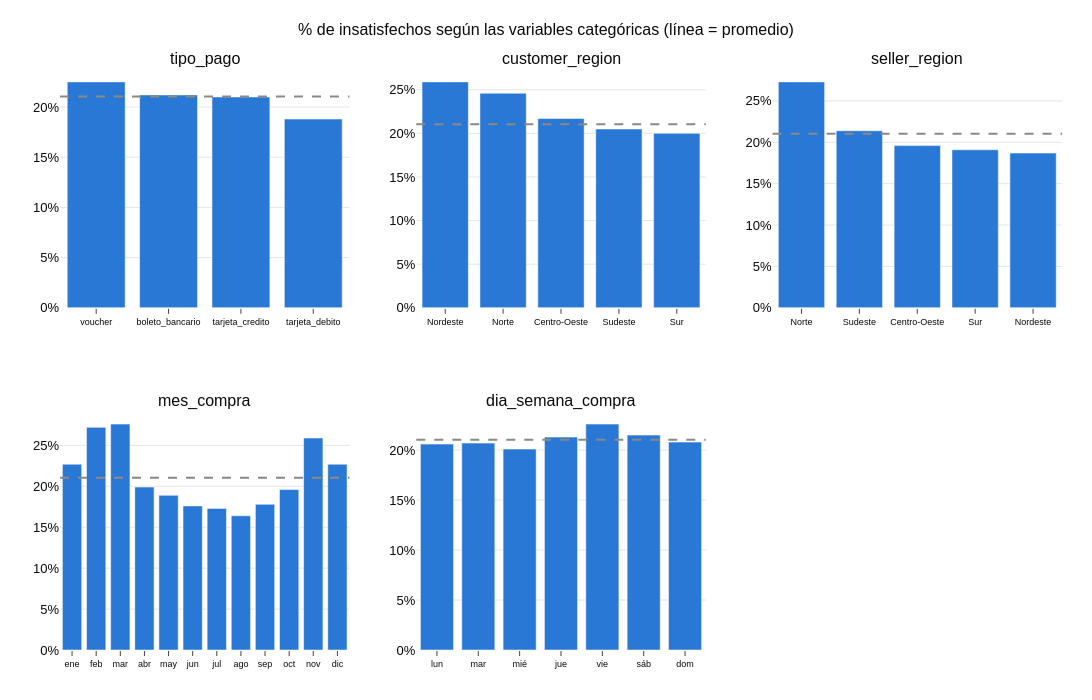

Notebook code for this chart:
### Code cell
DIAS = {0: 'lun', 1: 'mar', 2: 'mié', 3: 'jue', 4: 'vie', 5: 'sáb', 6: 'dom'}
MESES = {1: 'ene', 2: 'feb', 3: 'mar', 4: 'abr', 5: 'may', 6: 'jun',
         7: 'jul', 8: 'ago', 9: 'sep', 10: 'oct', 11: 'nov', 12: 'dic'}

# (variable, etiquetas, ¿orden calendario?)
graficos = [
    ('tipo_pago', None, False),
    ('customer_region', None, False),
    ('seller_region', None, False),
    ('mes_compra', MESES, True),
    ('dia_semana_compra', DIAS, True),
]

fig = make_subplots(rows=2, cols=3, subplot_titles=[g[0] for g in graficos], vertical_spacing=0.18)
for i, (var, etiquetas, orden_calendario) in enumerate(graficos):
    t = tasa_insatisfaccion(df, var, etiquetas)
    if not orden_calendario:
        t = t.sort_values('% insatisfechos', ascending=False)
    fig.add_trace(go.Bar(
        x=t.index.astype(str), y=t['% insatisfechos'] / 100, marker_color=AZUL,
        customdata=t['cantidad de pedidos'],
        hovertemplate='%{x}<br>%{y:.1%} insatisfechos<br>%{customdata:,} pedidos<extra></extra>',
    ), row=i // 3 + 1, col=i % 3 + 1)

fig.add_hline(y=TASA_GLOBAL, line_dash='dash', line_color=GRIS)
fig.update_yaxes(tickformat='.0%', rangemode='tozero')
fig.update_xaxes(tickfont_size=9)
fig.update_layout(height=700, width=1300, showlegend=False,
                  title='% de insatisfechos según las variables categóricas (línea = promedio)')
guardar(fig, '03_06_categoricas_vs_insatisfaccion')
fig.show()

### Figure 1 — Plotly figure (JSON) as saved in the notebook; plotly's stock layout.template omitted (floating-point values rounded to 4 significant figures)
{"data": [{"customdata": [2943, 19022, 72161, 1476], "hovertemplate": "%{x}<br>%{y:.1%} insatisfechos<br>%{customdata:,} pedidos<extra></extra>", "marker": {"color": "#2a78d6"}, "type": "bar", "x": ["voucher", "boleto_bancario", "tarjeta_credito", "tarjeta_debito"], "xaxis": "x", "y": [0.225, 0.212, 0.21, 0.188], "yaxis": "y"}, {"customdata": [8952, 1770, 5574, 65607, 13700], "hovertemplate": "%{x}<br>%{y:.1%} insatisfechos<br>%{customdata:,} pedidos<extra></extra>", "marker": {"color": "#2a78d6"}, "type": "bar", "x": ["Nordeste", "Norte", "Centro-Oeste", "Sudeste", "Sur"], "xaxis": "x2", "y": [0.259, 0.246, 0.217, 0.205, 0.2], "yaxis": "y2"}, {"customdata": [22, 79808, 1431, 12831, 1511], "hovertemplate": "%{x}<br>%{y:.1%} insatisfechos<br>%{customdata:,} pedidos<extra></extra>", "marker": {"color": "#2a78d6"}, "type": "bar", "x": ["Norte", "Sudeste", "Centro-Oeste", "Sur", "Nordeste"], "xaxis": "x3", "y": [0.273, 0.214, 0.196, 0.191, 0.187], "yaxis": "y3"}, {"customdata": [7728, 8117, 9447, 9029, 10228, 9172, 9943, 10472, 4106, 4687, 7219, 5455], "hovertemplate": "%{x}<br>%{y:.1%} insatisfechos<br>%{customdata:,} pedidos<extra></extra>", "marker": {"color": "#2a78d6"}, "type": "bar", "x": ["ene", "feb", "mar", "abr", "may", "jun", "jul", "ago", "sep", "oct", "nov", "dic"], "xaxis": "x4", "y": [0.227, 0.272, 0.276, 0.199, 0.189, 0.176, 0.173, 0.164, 0.178, 0.196, 0.259, 0.227], "yaxis": "y4"}, {"customdata": [15540, 15378, 14925, 14204, 13571, 10439, 11546], "hovertemplate": "%{x}<br>%{y:.1%} insatisfechos<br>%{customdata:,} pedidos<extra></extra>", "marker": {"color": "#2a78d6"}, "type": "bar", "x": ["lun", "mar", "mié", "jue", "vie", "sáb", "dom"], "xaxis": "x5", "y": [0.206, 0.207, 0.201, 0.213, 0.226, 0.215, 0.208], "yaxis": "y5"}], "layout": {"annotations": [{"font": {"size": 16}, "showarrow": false, "text": "tipo_pago", "x": 0.1444, "xanchor": "center", "xref": "paper", "y": 1, "yanchor": "bottom", "yref": "paper"}, {"font": {"size": 16}, "showarrow": false, "text": "customer_region", "x": 0.5, "xanchor": "center", "xref": "paper", "y": 1, "yanchor": "bottom", "yref": "paper"}, {"font": {"size": 16}, "showarrow": false, "text": "seller_region", "x": 0.8556, "xanchor": "center", "xref": "paper", "y": 1, "yanchor": "bottom", "yref": "paper"}, {"font": {"size": 16}, "showarrow": false, "text": "mes_compra", "x": 0.1444, "xanchor": "center", "xref": "paper", "y": 0.41, "yanchor": "bottom", "yref": "paper"}, {"font": {"size": 16}, "showarrow": false, "text": "dia_semana_compra", "x": 0.5, "xanchor": "center", "xref": "paper", "y": 0.41, "yanchor": "bottom", "yref": "paper"}], "height": 700, "shapes": [{"line": {"color": "#8a8984", "dash": "dash"}, "type": "line", "x0": 0, "x1": 1, "xref": "x domain", "y0": 0.2104, "y1": 0.2104, "yref": "y"}, {"line": {"color": "#8a8984", "dash": "dash"}, "type": "line", "x0": 0, "x1": 1, "xref": "x2 domain", "y0": 0.2104, "y1": 0.2104, "yref": "y2"}, {"line": {"color": "#8a8984", "dash": "dash"}, "type": "line", "x0": 0, "x1": 1, "xref": "x3 domain", "y0": 0.2104, "y1": 0.2104, "yref": "y3"}, {"line": {"color": "#8a8984", "dash": "dash"}, "type": "line", "x0": 0, "x1": 1, "xref": "x4 domain", "y0": 0.2104, "y1": 0.2104, "yref": "y4"}, {"line": {"color": "#8a8984", "dash": "dash"}, "type": "line", "x0": 0, "x1": 1, "xref": "x5 domain", "y0": 0.2104, "y1": 0.2104, "yref": "y5"}], "showlegend": false, "title": {"text": "% de insatisfechos según las variables categóricas (línea = promedio)"}, "width": 1300, "xaxis": {"anchor": "y", "domain": [0, 0.2889], "tickfont": {"size": 9}}, "xaxis2": {"anchor": "y2", "domain": [0.3556, 0.6444], "tickfont": {"size": 9}}, "xaxis3": {"anchor": "y3", "domain": [0.7111, 1], "tickfont": {"size": 9}}, "xaxis4": {"anchor": "y4", "domain": [0, 0.2889], "tickfont": {"size": 9}}, "xaxis5": {"anchor": "y5", "domain": [0.3556, 0.6444], "tickfont": {"size": 9}}, "xaxis6": {"anchor": "y6", "domain": [0.7111, 1], "tickfont": {"size": 9}}, "yaxis": {"anchor": "x", "domain": [0.59, 1], "rangemode": "tozero", "tickformat": ".0%"}, "yaxis2": {"anchor": "x2", "domain": [0.59, 1], "rangemode": "tozero", "tickformat": ".0%"}, "yaxis3": {"anchor": "x3", "domain": [0.59, 1], "rangemode": "tozero", "tickformat": ".0%"}, "yaxis4": {"anchor": "x4", "domain": [0, 0.41], "rangemode": "tozero", "tickformat": ".0%"}, "yaxis5": {"anchor": "x5", "domain": [0, 0.41], "rangemode": "tozero", "tickformat": ".0%"}, "yaxis6": {"anchor": "x6", "domain": [0, 0.41], "rangemode": "tozero", "tickformat": ".0%"}}}
